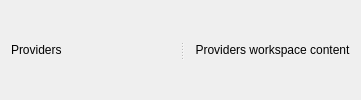
<?xml version="1.0" encoding="UTF-8"?>
<ui version="4.0">
 <class>ProvidersWorkspace</class>
 <widget class="QWidget" name="providersWorkspace">
  <layout class="QHBoxLayout" name="mainLayout">
   <property name="leftMargin"><number>0</number></property>
   <property name="topMargin"><number>0</number></property>
   <property name="rightMargin"><number>0</number></property>
   <property name="bottomMargin"><number>0</number></property>
   <property name="spacing"><number>4</number></property>
   <item>
    <widget class="QSplitter" name="mainSplitter">
     <property name="orientation"><enum>Qt::Orientation::Horizontal</enum></property>
     <widget class="QWidget" name="navPlaceholder">
      <property name="minimumSize"><size><width>180</width><height>0</height></size></property>
      <property name="maximumSize"><size><width>260</width><height>16777215</height></size></property>
      <layout class="QVBoxLayout" name="navLayout">
       <item>
        <widget class="QLabel" name="navLabel">
         <property name="text"><string>Providers</string></property>
        </widget>
       </item>
      </layout>
     </widget>
     <widget class="QWidget" name="contentPlaceholder">
      <layout class="QVBoxLayout" name="contentLayout">
       <item>
        <widget class="QLabel" name="contentLabel">
         <property name="text"><string>Providers workspace content</string></property>
         <property name="alignment"><set>Qt::AlignmentFlag::AlignCenter</set></property>
        </widget>
       </item>
      </layout>
     </widget>
    </widget>
   </item>
  </layout>
 </widget>
 <layoutdefault spacing="6" margin="11"/>
 <resources/>
 <connections/>
</ui>
